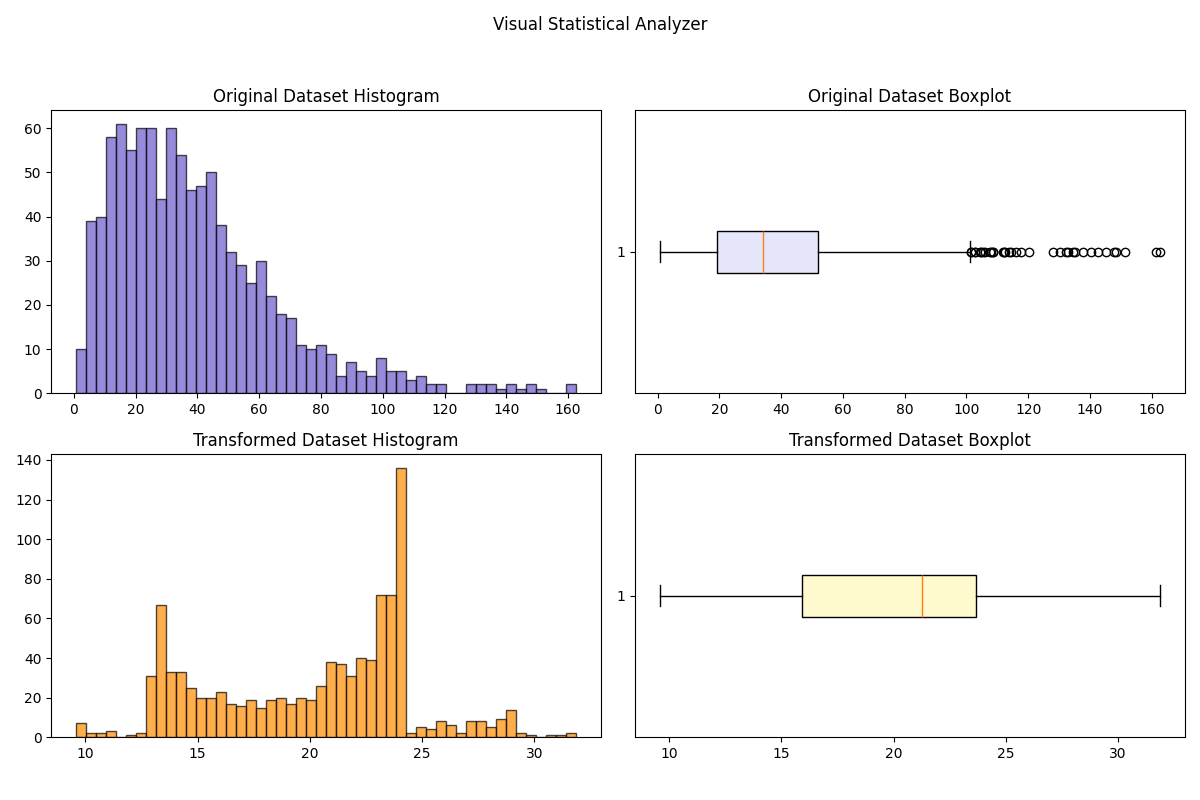

Generate this figure with Python:
# statistical_analyzer.py
import math
import numpy as np
import matplotlib.pyplot as plt

class StatisticalAnalyzer:
    """
    Performs statistical analysis and visualization:
    - Histogram and boxplot for original and transformed datasets
    - Quartile and IQR calculation
    - Outlier and z-score annotations
    - Custom CDF probability approximation
    """

    @staticmethod
    def generate_dataset(seed=0, size=1000):
        np.random.seed(seed)
        return np.random.gamma(shape=2, scale=20, size=size)

    @staticmethod
    def transform_dataset(data):
        return np.sqrt(data) * np.sin(data / 10) + 20

    @staticmethod
    def calculate_iqr(data):
        q1 = np.percentile(data, 25)
        q3 = np.percentile(data, 75)
        return q1, q3, q3 - q1

    @staticmethod
    def standard_normal_cdf(x):
        # Logistic approximation of standard normal CDF
        return 1 / (1 + math.exp(-1.7 * x))

    @staticmethod
    def analyze_and_visualize():
        original = StatisticalAnalyzer.generate_dataset()
        transformed = StatisticalAnalyzer.transform_dataset(original)

        fig, axs = plt.subplots(2, 2, figsize=(12, 8))

        # Histogram original
        axs[0, 0].hist(original, bins=50, color='slateblue', alpha=0.7, edgecolor='black')
        axs[0, 0].set_title("Original Dataset Histogram")

        # Boxplot original
        axs[0, 1].boxplot(original, vert=False, patch_artist=True, boxprops=dict(facecolor='lavender'))
        axs[0, 1].set_title("Original Dataset Boxplot")

        # Histogram transformed
        axs[1, 0].hist(transformed, bins=50, color='darkorange', alpha=0.7, edgecolor='black')
        axs[1, 0].set_title("Transformed Dataset Histogram")

        # Boxplot transformed
        axs[1, 1].boxplot(transformed, vert=False, patch_artist=True, boxprops=dict(facecolor='lemonchiffon'))
        axs[1, 1].set_title("Transformed Dataset Boxplot")

        plt.suptitle("Visual Statistical Analyzer")
        plt.tight_layout(rect=[0, 0.03, 1, 0.95])
        plt.show()

        # Numeric summary
        for label, dataset in zip(["Original", "Transformed"], [original, transformed]):
            q1, q3, iqr = StatisticalAnalyzer.calculate_iqr(dataset)
            lower = q1 - 1.5 * iqr
            upper = q3 + 1.5 * iqr
            outliers = dataset[(dataset < lower) | (dataset > upper)]

            print(f"\n--- {label} Dataset Summary ---")
            print(f"Q1: {q1:.2f}, Q3: {q3:.2f}, IQR: {iqr:.2f}")
            print(f"Outlier bounds: < {lower:.2f} or > {upper:.2f}")
            print(f"Outliers detected: {len(outliers)}")

            # Z-score and CDF for mean + 2 std
            mu, sigma = np.mean(dataset), np.std(dataset)
            z_score = 2
            x_val = mu + z_score * sigma
            prob = StatisticalAnalyzer.standard_normal_cdf(z_score)
            print(f"P(X < {x_val:.2f}) ≈ {prob:.4f} using custom CDF")


if __name__ == "__main__":
    StatisticalAnalyzer.analyze_and_visualize()
